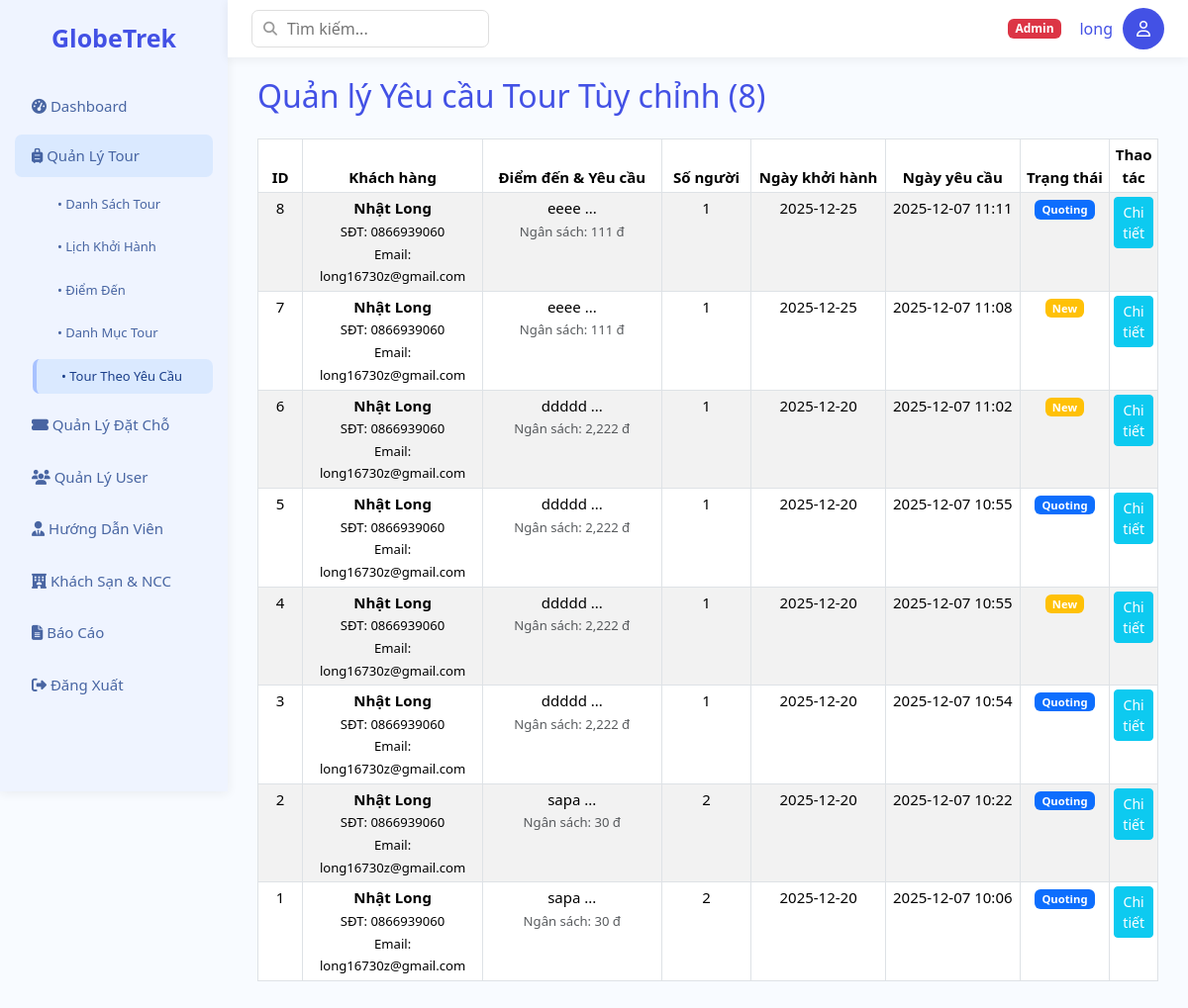
/Base/?action=list-requests (signed in), run on the app's committed database.
### tables this page shows
CREATE TABLE `custom_tour_requests` (
  `id` int NOT NULL,
  `user_id` int DEFAULT NULL COMMENT 'FK tới users.id nếu khách hàng đã đăng nhập (NULL nếu đặt qua điện thoại)',
  `customer_name` varchar(100) NOT NULL,
  `customer_email` varchar(100) DEFAULT NULL,
  `customer_phone` varchar(20) NOT NULL,
  `num_people` int NOT NULL,
  `desired_start_date` date DEFAULT NULL,
  `destination_notes` text COMMENT 'Ghi chú về địa điểm, sở thích',
  `budget_range` decimal(12,2) DEFAULT NULL COMMENT 'Ngân sách dự kiến',
  `request_date` datetime DEFAULT CURRENT_TIMESTAMP,
  `request_status` enum('New','Quoting','Accepted','Rejected','Closed') NOT NULL DEFAULT 'New'
);

### Base/controllers/TourController.php (called while the page is built, shortened)
<?php
class TourController
{
    public $customRequestModel;
    public function __construct()
    {
        $this->customRequestModel = new CustomTourRequestModel();
    }
public function listCustomRequests()
{
    $listRequests = $this->customRequestModel->getListRequests();
    require_once PATH_VIEW . 'main.php';
}
}

### Base/index.php (called while the page is built, shortened)
<?php
spl_autoload_register(function ($class) {
    $fileName = "$class.php";
    $fileModel              = PATH_MODEL . $fileName;
});
require_once './routes/index.php';

### Base/models/BaseModel.php (called while the page is built, shortened)
<?php
class BaseModel
{
    protected $pdo;
    public function __construct()
    {
        $dsn = sprintf('mysql:host=%s;port=%s;dbname=%s;charset=utf8', DB_HOST, DB_PORT, DB_NAME);
        try {
            $this->pdo = new PDO($dsn, DB_USERNAME, DB_PASSWORD, DB_OPTIONS);
        } catch (PDOException $e) {
            die("Kết nối cơ sở dữ liệu thất bại: {$e->getMessage()}. Vui lòng thử lại sau.");
        }
    }
    public function __destruct()
    {
        $this->pdo = null;
    }
    public function getConnection()
    {
        return $this->pdo;
}
}

### Base/models/CustomTourRequestModel.php (called while the page is built, shortened)
<?php
class CustomTourRequestModel extends BaseModel
{
    public $db;
    public function __construct()
    {
        $baseModel = new BaseModel();
        $this->db = $baseModel->getConnection();
    }
    public function getListRequests()
    {
        $sql = "SELECT
                r.*, u.name AS user_name, u.email AS user_account_email
            FROM custom_tour_requests r
            LEFT JOIN users u ON r.user_id = u.id
            ORDER BY r.request_date DESC";
        $stmt = $this->db->prepare($sql);
        $stmt->execute();
        return $stmt->fetchAll();
    }
}

### Base/views/admin/requests/list-requests.php (the view)
<?php include PATH_VIEW . 'layout/header.php'; ?>
<div class="main">
    <h2>Quản lý Yêu cầu Tour Tùy chỉnh (<?= count($listRequests) ?>)</h2>
    <?php if (empty($listRequests)): ?>
        <div class="alert alert-info mt-4">
            Hiện chưa có yêu cầu đặt tour tùy chỉnh nào mới.
        </div>
    <?php else: ?>
        <table class="table table-striped table-bordered table-sm mt-4">
            <thead>
                <tr>
                    <th style="width: 5%;">ID</th>
                    <th style="width: 20%;">Khách hàng</th>
                    <th style="width: 20%;">Điểm đến & Yêu cầu</th>
                    <th style="width: 10%;">Số người</th>
                    <th style="width: 15%;">Ngày khởi hành</th>
                    <th style="width: 15%;">Ngày yêu cầu</th>
                    <th style="width: 10%;">Trạng thái</th>
                    <th style="width: 5%;">Thao tác</th>
                </tr>
            </thead>
            <tbody>
                <?php foreach ($listRequests as $req): ?>
                    <tr>
                        <td><?= $req['id'] ?></td>
                        <td>
                            <strong><?= $req['customer_name'] ?></strong><br>
                            <small>SĐT: <?= $req['customer_phone'] ?></small><br>
                            <small>Email: <?= $req['customer_email'] ?></small>
                        </td>
                        <td>
                            <p class="mb-0">
                                <?= nl2br(substr($req['destination_notes'], 0, 80)) ?>...
                            </p>
                            <small class="text-muted">Ngân sách: <?= number_format($req['budget_range'] ?? 0) ?> đ</small>
                        </td>
                        <td><?= $req['num_people'] ?></td>
                        <td><?= $req['desired_start_date'] ?? 'Không rõ' ?></td>
                        <td><?= date('Y-m-d H:i', strtotime($req['request_date'])) ?></td>
                        <td>
                            <span class="badge bg-<?= ($req['request_status'] == 'New') ? 'warning' : (($req['request_status'] == 'Quoting') ? 'primary' : 'success') ?>">
                                <?= $req['request_status'] ?>
                            </span>
                        </td>
                        <td>
                            <a href="<?= BASE_URL ?>?action=view-request&id=<?= $req['id'] ?>" class="btn btn-sm btn-info text-white" title="Xem chi tiết">
                                Chi tiết
                            </a>
                        </td>
                    </tr>
                <?php endforeach; ?>
            </tbody>
        </table>
    <?php endif; ?>
</div>
<?php include PATH_VIEW . 'layout/footer.php'; ?>

### Base/assets/css/layout.css (style rules this page uses)
:root { --orange: rgba(186, 207, 255, 0.142); --orange-active: rgba(200, 222, 255, 0.525); --orange-light: #bacfffff; --bg: #f8fbff; --white: #ffffff; --text: #4351e5; --muted: #2e4e94dd; --radius: 7px; --shadow: 0 2px 10px rgba(45, 45, 45, 0.07); font-family: "Inter", sans-serif; }
body { margin: 0; background: var(--bg); color: var(--text); overflow-x: hidden; }
.main { padding: 20px 30px; }

### Base/assets/css/table.css (style rules this page uses)
table { width: 100%; border-collapse: collapse; margin-top: 20px; }
th, td { padding: 14px; border-bottom: 1px solid #ddd; font-size: 15px; text-align: center; }
th { text-align: left; background: #f0f1ff; font-weight: 600; text-align: center; }

### data on the page
custom_tour_requests: id "8", customer_name "Nhật Long", customer_phone "0866939060", customer_email "long16730z@gmail.com", destination_notes "eeee", budget_range "111", num_people "1", desired_start_date "2025-12-25", request_date "2025-12-07 11:11", request_status "Quoting"
custom_tour_requests: id "7", customer_name "Nhật Long", customer_phone "0866939060", customer_email "long16730z@gmail.com", destination_notes "eeee", budget_range "111", num_people "1", desired_start_date "2025-12-25", request_date "2025-12-07 11:08", request_status "New"
custom_tour_requests: id "6", customer_name "Nhật Long", customer_phone "0866939060", customer_email "long16730z@gmail.com", destination_notes "ddddd", budget_range "2,222", num_people "1", desired_start_date "2025-12-20", request_date "2025-12-07 11:02", request_status "New"
custom_tour_requests: id "5", customer_name "Nhật Long", customer_phone "0866939060", customer_email "long16730z@gmail.com", destination_notes "ddddd", budget_range "2,222", num_people "1", desired_start_date "2025-12-20", request_date "2025-12-07 10:55", request_status "Quoting"
custom_tour_requests: id "4", customer_name "Nhật Long", customer_phone "0866939060", customer_email "long16730z@gmail.com", destination_notes "ddddd", budget_range "2,222", num_people "1", desired_start_date "2025-12-20", request_date "2025-12-07 10:55", request_status "New"
custom_tour_requests: id "3", customer_name "Nhật Long", customer_phone "0866939060", customer_email "long16730z@gmail.com", destination_notes "ddddd", budget_range "2,222", num_people "1", desired_start_date "2025-12-20", request_date "2025-12-07 10:54", request_status "Quoting"
custom_tour_requests: id "2", customer_name "Nhật Long", customer_phone "0866939060", customer_email "long16730z@gmail.com", destination_notes "sapa", budget_range "30", num_people "2", desired_start_date "2025-12-20", request_date "2025-12-07 10:22", request_status "Quoting"
custom_tour_requests: id "1", customer_name "Nhật Long", customer_phone "0866939060", customer_email "long16730z@gmail.com", destination_notes "sapa", budget_range "30", num_people "2", desired_start_date "2025-12-20", request_date "2025-12-07 10:06", request_status "Quoting"

### other printed values
$roleLabel "Admin"
$_SESSION['user']['name'] "long"
count($listRequests) "8"
